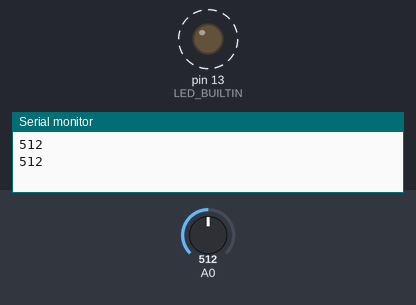
Bench run of a sketch on a simulated Arduino Uno, built with avr-gcc and run on an emulated ATmega328P. Parts: output pins drawn as LEDs (lit = HIGH), the last lines printed to the serial monitor. Dashed ring = blinking. The test bench sets the inputs (shaded band); at power-on: A0 = 512.

Above: at 1.8 s.
1.9 s: A0 set to 306
At 2.2 s:
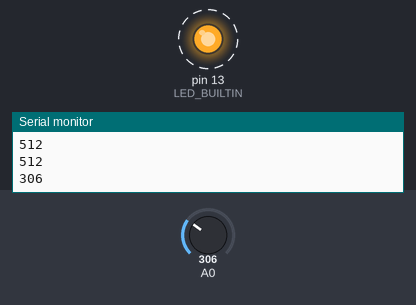
5.4 s: A0 set to 122
At 5.56 s:
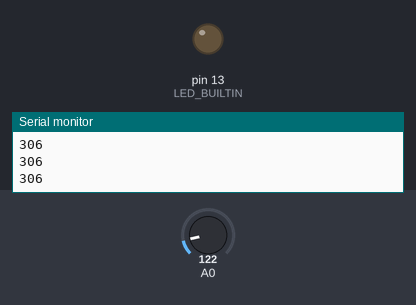
Timing chart, 0 to 14.9 s (numbered marks = the images above; inputs shaded):
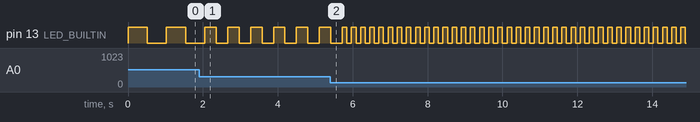

The sketch:

04_blink_a0.ino
```cpp
// the setup routine runs once when you press reset:
void setup() {
  // initialize serial communication at 9600 bits per second:
  Serial.begin(9600);
  // initialize digital pin LED_BUILTIN as an output.
  pinMode(LED_BUILTIN, OUTPUT);
}

// the loop routine runs over and over again forever:
void loop() {
  // read the input on analog pin 0:
  int sensorValue = analogRead(A0);
  // print out the value you read:
  Serial.println(sensorValue);

  digitalWrite(LED_BUILTIN, HIGH);  // turn the LED on
  delay(sensorValue);               // wait based on analog input
  digitalWrite(LED_BUILTIN, LOW);   // turn the LED off
  delay(sensorValue);               // wait again based on analog input
}
```

Measured:
- after the input at 1.9 s, pin 13 (LED_BUILTIN): alternates HIGH for 0.31 s and LOW for 0.31 s, starting after 0.46 s
- by itself, pin 13 (LED_BUILTIN): alternates HIGH for 0.51 s and LOW for 0.51 s
